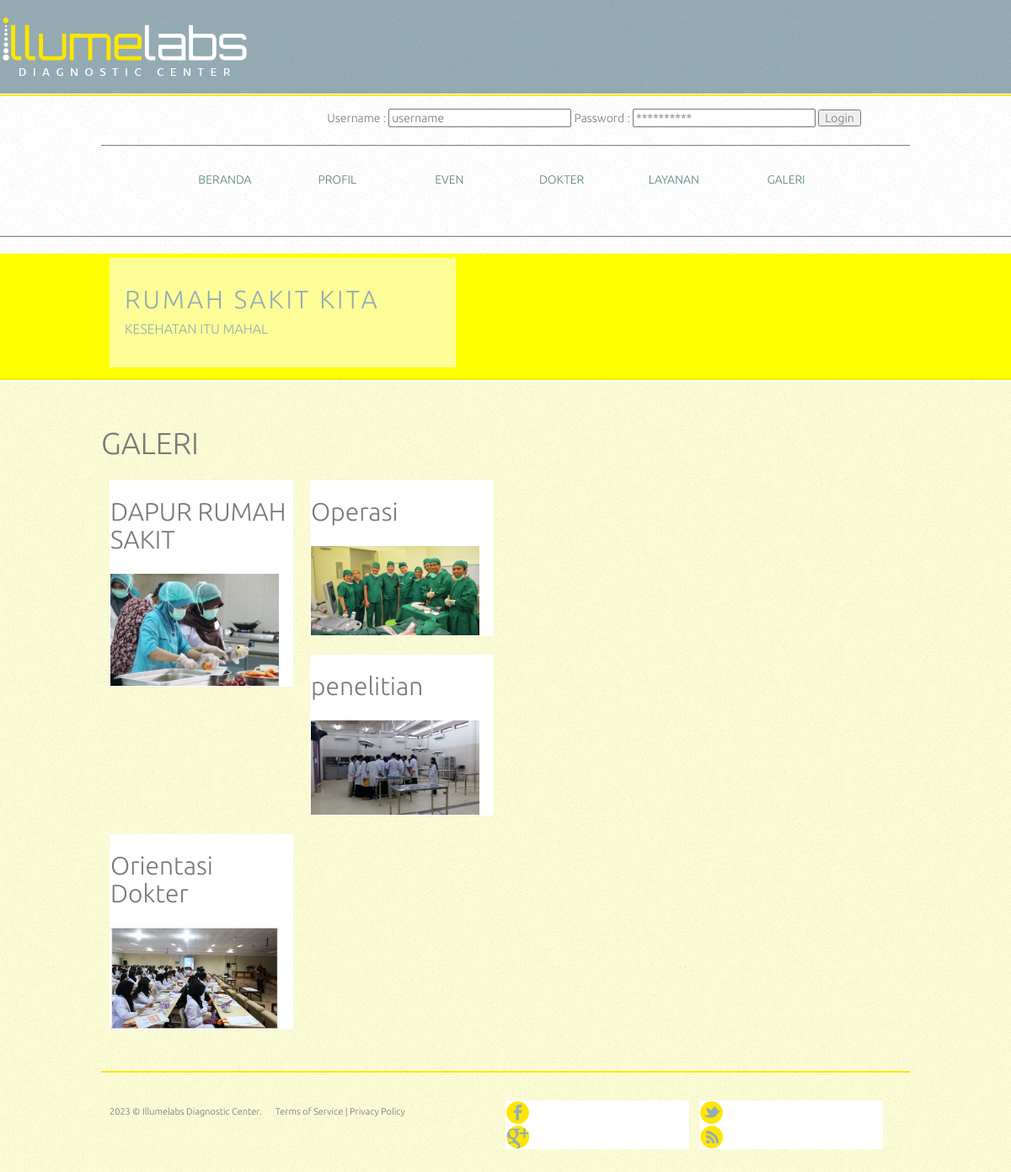
The page /galeri.php on the database its author committed.
### tables this page shows
CREATE TABLE IF NOT EXISTS `galeri` (
  `nama` varchar(200) NOT NULL,
  `foto` varchar(100) NOT NULL,
`id_galeri` int(10) NOT NULL
);

### galeri.php (called while the page is built, shortened)
<?php
require 'pages/beranda.php';
?>

### libraries/m_galeri.php (called while the page is built, shortened)
<?php
class galeri{
	private $db;
	public function galeri(){
		$this->db = new DBClass();
	}
	public function readAllgaleri(){
		$query = "SELECT * FROM galeri ";
		return $this->db->getRows($query);
	}
}
?>

### libraries/DBClass.php (called while the page is built, shortened)
<?php
	class DBClass
	{
		public $host, $user, $password;
		function __construct()
		{
			$this->db = false;
			$this->dbname = 'rumah_sakit';
			$this->host   = 'localhost';
			$this->user   = 'root';
			$this->password = '';
		}
		function connect()
		{
			$this->db = mysql_connect(
				$this->host,
				$this->user,
				$this->password)
			or die("Database Connection Access Error..".mysql_error());
		}
		function getRows($sql)
		{
			$this->rowColl = mysql_query($sql) or die("Error : ".mysql_error());
			$rows  = array();
			while ($row = mysql_fetch_array($this->rowColl, MYSQL_ASSOC))
				$rows[] = $row;
			return $rows;
		}
	}
?>

### pages/v_galeri.php (the view, shortened to what this page needs)
<?php
require_once('libraries/m_galeri.php');
require_once('libraries/DBClass.php');
$j = new galeri();
$galeri = $j->readAllgaleri();
?>
<!doctype html>
<html>
    <head>
    </head>
    <body>
        <div class="container">
	<h1>GALERI</h1><br>
<ul>
	<?php foreach($galeri as $r):?>
	<div class="artikel">
<li>
	<h2><?php echo  $r['nama']; ?></h2><BR>
	<img src="<?php echo $r['foto']?>" width='200'/>
</li>
</div>
<?php endforeach?>
</ul>
                   </body>
</html>

### css/style.css (style rules this page uses)
body { background: url(../images/bg-body.jpg) repeat; font-family: 'Conv_Ubuntu-Light'; font-size: 14px; font-weight: normal; line-height: 1; margin: 0; min-width: 960px; padding: 0; }
#featured > div { margin: 0 auto; overflow: hidden; padding: 33px 0 27px; width: 960px; }
#featured div ul { float: left; margin: 0; overflow: hidden; padding: 0; width: 480px; }
#featured div ul li { border: 1px solid #fff; background: #fff; cursor: pointer; float: left; list-style: none; margin: 0 10px 22px; padding: 0; position: relative; width: 218px; }
#featured div ul li img { display: block; }

### assets/css/style.css (style rules this page uses)
body { color: #797979; background: #f2f2f2; font-family: 'Ruda', sans-serif; padding: 0px !important; margin: 0px !important; font-size:13px; }
ul li { list-style: none; }

### rows shown on the page
galeri: nama "DAPUR RUMAH SAKIT", foto (picture)
galeri: nama "Operasi", foto (picture)
galeri: nama "penelitian", foto (picture)
galeri: nama "Orientasi Dokter", foto (picture)
